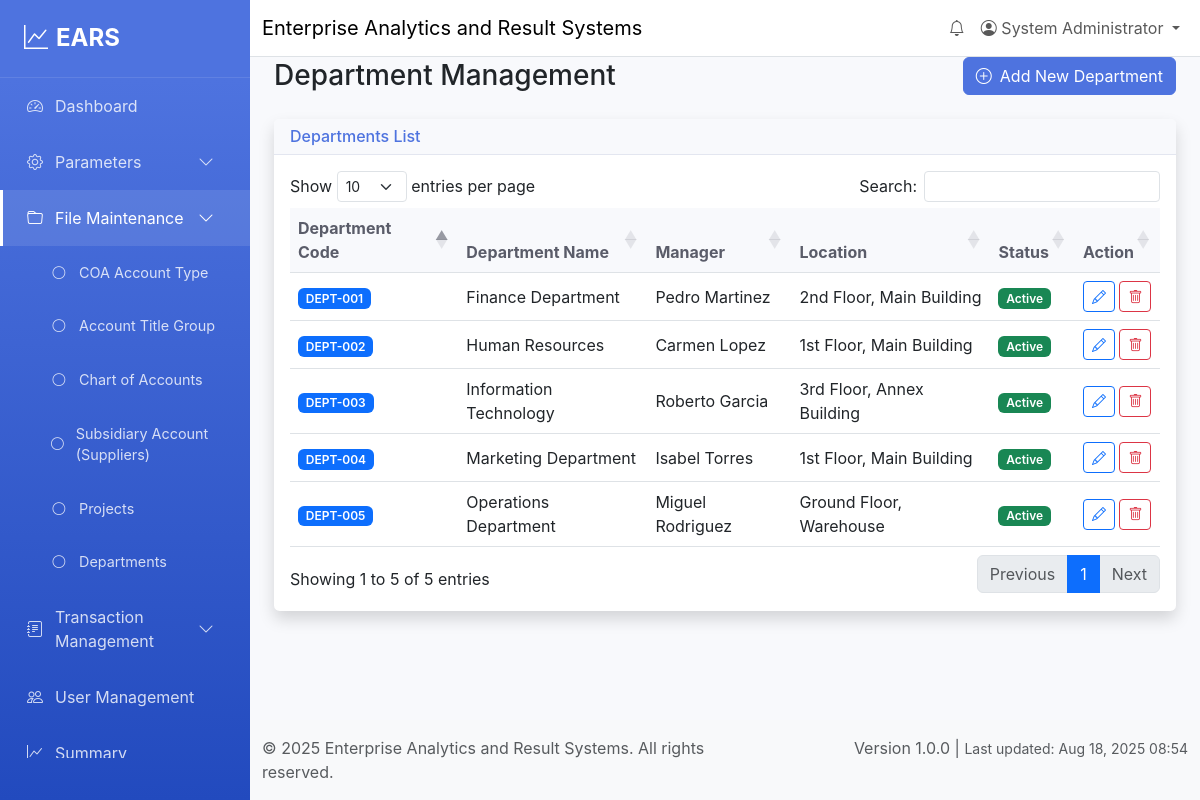
The app's page /file-maintenance/departments (signed in) with its own data.
### tables this page shows
CREATE TABLE departments (
    id INT AUTO_INCREMENT PRIMARY KEY,
    department_code VARCHAR(20) UNIQUE NOT NULL,
    department_name VARCHAR(200) NOT NULL,
    description TEXT,
    manager VARCHAR(100),
    location VARCHAR(200),
    status ENUM('active', 'inactive') DEFAULT 'active',
    created_by INT,
    updated_by INT,
    created_at TIMESTAMP DEFAULT CURRENT_TIMESTAMP,
    updated_at TIMESTAMP DEFAULT CURRENT_TIMESTAMP ON UPDATE CURRENT_TIMESTAMP,
    FOREIGN KEY (created_by) REFERENCES users(id),
    FOREIGN KEY (updated_by) REFERENCES users(id)
);

### views/file-maintenance/departments.php (the view, shortened to what the rows shown need)
<div class="container-fluid">
    <div class="row">
        <div class="col-12">
            <div class="d-flex justify-content-between align-items-center mb-4">
                <h1 class="h3 mb-0">Department Management</h1>
            </div>
        </div>
    </div>
    <div class="row">
        <div class="col-12">
            <div class="card shadow">
                <div class="card-body">
                    <div class="table-responsive">
                        <table class="table table-hover" id="departmentsTable">
                            <thead>
                                <tr>
                                    <th>Department Code</th>
                                    <th>Department Name</th>
                                    <th>Manager</th>
                                    <th>Location</th>
                                    <th>Status</th>
                                    <th>Action</th>
                                </tr>
                            </thead>
                            <tbody>
                                <?php if (!empty($departments)): ?>
                                    <?php foreach ($departments as $department): ?>
                                        <tr>
                                            <td>
                                                <span class="badge bg-primary">
                                                    <?= htmlspecialchars($department['department_code']) ?>
                                                </span>
                                            </td>
                                            <td><?= htmlspecialchars($department['department_name']) ?></td>
                                            <td><?= htmlspecialchars($department['manager'] ?? '-') ?></td>
                                            <td><?= htmlspecialchars($department['location'] ?? '-') ?></td>
                                            <td>
                                                <?php
                                                $statusClass = $department['status'] === 'active' ? 'bg-success' : 'bg-danger';
                                                ?>
                                                <span class="badge <?= $statusClass ?>">
                                                    <?= ucfirst($department['status']) ?>
                                                </span>
                                            </td>
                                            <td>
                                                <button type="button" class="btn btn-sm btn-outline-primary" onclick="editDepartment(<?= $department['id'] ?>)">
                                                    <i class="bi bi-pencil"></i>
                                                </button>
                                                <button type="button" class="btn btn-sm btn-outline-danger" onclick="deleteDepartment(<?= $department['id'] ?>)">
                                                    <i class="bi bi-trash"></i>
                                                </button>
                                            </td>
                                        </tr>
                                    <?php endforeach; ?>
                                <?php else: ?>
                                    <tr>
                                        <td colspan="6" class="text-center text-muted">No departments found</td>
                                    </tr>
                                <?php endif; ?>
                            </tbody>
                        </table>
                    </div>
                </div>
            </div>
        </div>
    </div>
</div>

### records on screen
departments: department_code "DEPT-001", department_name "Finance Department", manager "Pedro Martinez", location "2nd Floor, Main Building", status "Active"
departments: department_code "DEPT-002", department_name "Human Resources", manager "Carmen Lopez", location "1st Floor, Main Building", status "Active"
departments: department_code "DEPT-003", department_name "Information Technology", manager "Roberto Garcia", location "3rd Floor, Annex Building", status "Active"
departments: department_code "DEPT-004", department_name "Marketing Department", manager "Isabel Torres", location "1st Floor, Main Building", status "Active"
departments: department_code "DEPT-005", department_name "Operations Department", manager "Miguel Rodriguez", location "Ground Floor, Warehouse", status "Active"

### other values on screen
APP_NAME "Enterprise Analytics and Result Systems"
$user['full_name'] "System Administrator"
APP_VERSION "1.0.0"
